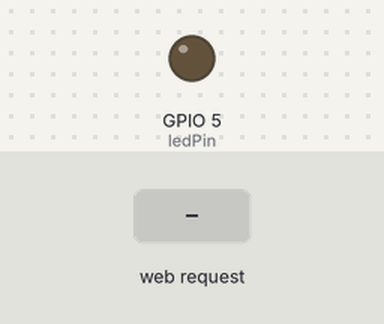
Bench run of a sketch on a simulated ESP8266 (NodeMCU). On the bench: output pins drawn as LEDs (lit = HIGH). The inputs (shaded band) are chosen by the test bench. WiFi joins after 1.5 s; servers stay silent unless stated; what the sketch prints to the serial monitor is not drawn.

Above: at 2.7 s.
2.8 s: HTTP request GET /LED=ON received
At 3.1 s:
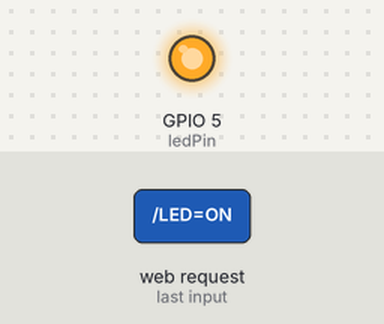
4.3 s: HTTP request GET /LED=OFF received
At 5.4 s:
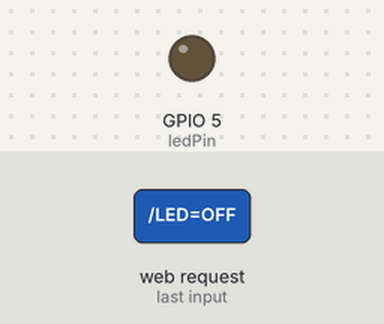
Timing chart, 0 to 7.3 s (numbered marks = the images above; inputs shaded):
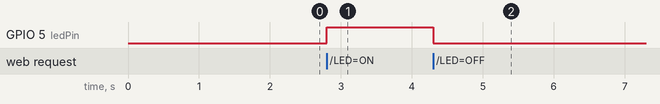

Measured:
- after the input at 2.8 s, GPIO 5 (ledPin): LOW → HIGH at once
- after the input at 4.3 s, GPIO 5 (ledPin): HIGH → LOW at once

The sketch:

wifi-control.ino
```cpp
#include <ESP8266WiFi.h>

const char* ssid = "JioFi3_38B9B2";
const char* password = "am7mku3w1e";

int ledPin = 5;
WiFiServer server(80);

void setup() {

  pinMode(ledPin,OUTPUT);
  digitalWrite(ledPin,LOW);

  Serial.begin(115200);
  Serial.println();
  Serial.print("Wifi connecting to ");
  Serial.println( ssid );

  WiFi.begin(ssid,password);

  Serial.println();
  Serial.print("Connecting");

  while( WiFi.status() != WL_CONNECTED ){
      delay(500);
      Serial.print(".");
  }


  Serial.println();

  Serial.println("Wifi Connected Success!");
  Serial.print("NodeMCU IP Address : ");
  Serial.println(WiFi.localIP() );

  server.begin();
  Serial.println("NodeMCU Server started");

  // Print the IP address
  Serial.print("Use this URL to connect: ");
  Serial.print("http://");
  Serial.print(WiFi.localIP());
  Serial.println("/");

}

void loop() {

    // Check if a client has connected
  WiFiClient client = server.available();
  if (!client) {
    return;
  }

  // Wait until the client sends some data
  Serial.println("Hello New client");
  while(!client.available()){
    delay(1);
  }

   // Read the first line of the request
  String request = client.readStringUntil('\r');
  Serial.println(request);
  client.flush();

   // Match the request

  int value = LOW;
  if (request.indexOf("/LED=ON") != -1)  {
    digitalWrite(ledPin, HIGH);
    value = HIGH;
  }
  if (request.indexOf("/LED=OFF") != -1)  {
    digitalWrite(ledPin, LOW);
    value = LOW;
  }

// Set ledPin according to the request
//digitalWrite(ledPin, value);

  // Return the response
  client.println("HTTP/1.1 200 OK");
  client.println("Content-Type: text/html");
  client.println(""); //  do not forget this one
  client.println("<!DOCTYPE HTML>");
  client.println("<html><head><meta name=\"viewport\" content=\"width=device-width, initial-scale=1.0\"></head><body><center>");

  client.print("Led pin is now: ");

  if(value == HIGH) {
    client.print("On");
  } else {
    client.print("Off");
  }
  client.println("<br><br>");
  client.println("<a href=\"/LED=ON\"\"><button>Turn On </button></a><br/><br/>");
  client.println("<a href=\"/LED=OFF\"\"><button>Turn Off </button></a><br/>");
  client.println("</center></body></html>");

  delay(1);
  Serial.println("Client disonnected");
  Serial.println("");

}
```
